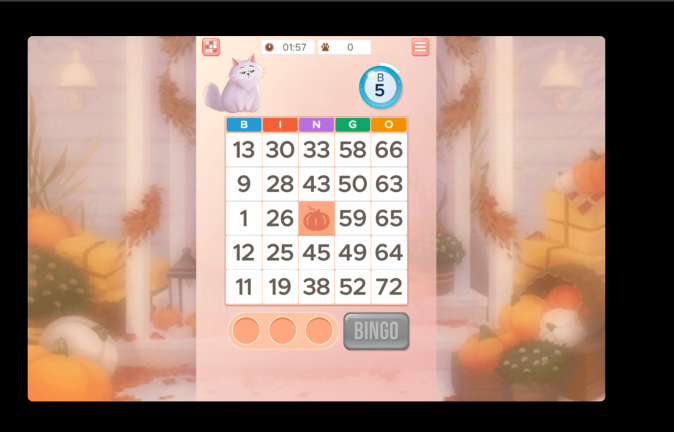
#> input picture image.png, 1347 x 863 px, found by its file name (shown at 1/2 size)
$ python probe4.py
#> lines starting #> are read from the running program, lines starting #| are printed output that depends on the picture; after the words box and inside, x2 and y2 are one past the last pixel; in counts of white or black regions, pixels touching at a corner belong together
import cv2, numpy as np

img = cv2.imread(r'D:\random works by gs\bingo helper\image.png')
#> img is the input picture: shape (863, 1347, 3); mean B, G, R 119.4, 132.1, 158.6
h, w = img.shape[:2]
#> h = 863; w = 1347
hsv = cv2.cvtColor(img, cv2.COLOR_BGR2HSV)
#> hsv: shape (863, 1347, 3); mean H, S, V 9.1, 49.8, 159.6
sat = (((hsv[:, :, 1] > 110) & (hsv[:, :, 2] > 70)) * 255).astype(np.uint8)
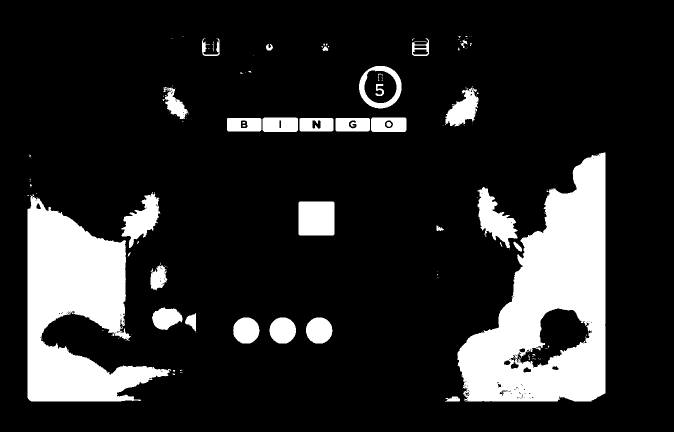
#> sat: shape (863, 1347) (shown at 1/2 size); 15.7% white; 137 white regions (105 under 20 px), largest, box (x1, y1, x2, y2) and area: (915, 305, 1211, 803) 80955, (55, 390, 342, 803) 60598, (597, 403, 669, 471) 4884
n, lab, st, ce = cv2.connectedComponentsWithStats(sat, 8)
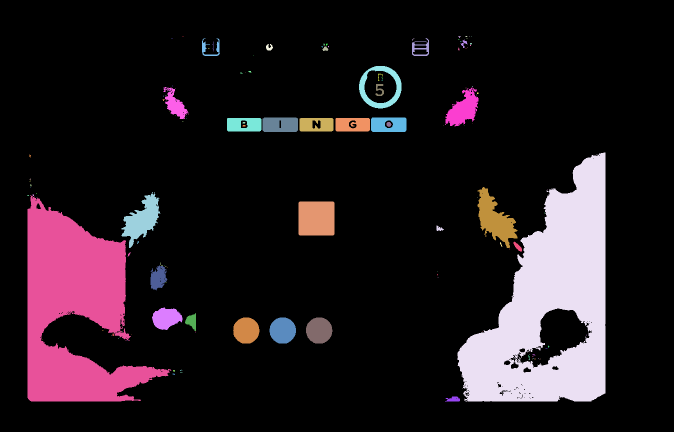
#> lab: shape (863, 1347) int32 (shown at 1/2 size); 138 distinct labels, from 0 to 137; one colour per label, 0 black
#> n = 138; st = 138 rows, first 6: [0, 0, 1347, 863, 979464], [365, 72, 2, 1, 2], [916, 72, 6, 4, 10], [931, 72, 4, 2, 7], [939, 73, 1, 1, 1], [943, 72, 1, 1, 1]; ce = 138 pairs, first value 55.8 to 1172, second value 72 to 798.3
comps = []
for i in range(1, n):
    x, y, ww, hh, area = st[i]
    if area > 500 and 15 < hh < 70 and ww > 40:
        comps.append((int(x), int(y), int(ww), int(hh), int(area)))
#> this loop made 137 passes
#> (x, y, ww, hh, area) on passes 8, 10, 13, 14, 19, 22, 29, 33, 36, 39, 41, 52: (404, 77, 36, 35, 409), (824, 76, 34, 36, 477), (921, 79, 14, 17, 85), (425, 83, 3, 20, 24), (532, 88, 14, 13, 115), (645, 93, 12, 9, 71), (718, 132, 85, 85, 2397), (756, 147, 10, 15, 32), (751, 168, 17, 24, 206), (327, 174, 50, 64, 1411), (890, 175, 68, 78, 2844), (525, 235, 71, 29, 1993)
#> after the loop, comps = 11 items, first 6: (327, 174, 50, 64, 1411), (525, 235, 71, 29, 1993), (742, 235, 71, 29, 1850), (454, 236, 69, 27, 1674), (599, 236, 68, 27, 1623), (671, 236, 69, 27, 1719)
print('header candidates:', comps)
#> (printed output is left out)

# group by y centre
comps.sort(key=lambda c: c[1] + c[3] / 2)
groups = []
for c in comps:
    yc = c[1] + c[3] / 2
    if groups and abs(yc - groups[-1][0]) < 12:
        groups[-1][1].append(c)
    else:
        groups.append([yc, [c]])
#> this loop made 11 passes
#> (c, yc) on passes 1 to 11: ((327, 174, 50, 64, 1411), 206), ((525, 235, 71, 29, 1993), 249.5), ((742, 235, 71, 29, 1850), 249.5), ((454, 236, 69, 27, 1674), 249.5), ((599, 236, 68, 27, 1623), 249.5), ((671, 236, 69, 27, 1719), 249.5), ((597, 403, 72, 68, 4884), 437), ((304, 615, 61, 45, 1904), 637.5), ((466, 635, 53, 52, 2180), 661), ((539, 635, 53, 52, 2191), 661), ((612, 635, 53, 52, 2189), 661)
#> after the loop, groups = 5 items
for yc, g in groups:
    x0 = min(c[0] for c in g); x1 = max(c[0] + c[2] for c in g)
    y0 = min(c[1] for c in g); y1 = max(c[1] + c[3] for c in g)
    print(f'group yc={yc:.0f} n={len(g)} span x{x0}-{x1} ({x1-x0}) y{y0}-{y1}')
#> this loop made 5 passes
#> (yc, g, x0, x1, y0, y1) on passes 1, 3, 4: (206, [(327, 174, 50, 64, 1411)], 327, 377, 174, 238), (437, [(597, 403, 72, 68, 4884)], 597, 669, 403, 471), (637.5, [(304, 615, 61, 45, 1904)], 304, 365, 615, 660)
#> (yc, x0, x1, y0, y1) on passes 2, 5: (249.5, 454, 813, 235, 264), (661, 466, 665, 635, 687)
#| group yc=206 n=1 span x327-377 (50) y174-238
#| group yc=250 n=5 span x454-813 (359) y235-264
#| group yc=437 n=1 span x597-669 (72) y403-471
#| group yc=638 n=1 span x304-365 (61) y615-660
#| group yc=661 n=3 span x466-665 (199) y635-687

# take the group with the widest span
yc, g = max(groups, key=lambda gg: max(c[0] + c[2] for c in gg[1]) - min(c[0] for c in gg[1]))
#> yc = 249.5; g = [(525, 235, 71, 29, 1993), (742, 235, 71, 29, 1850), (454, 236, 69, 27, 1674), (599, 236, 68, 27, 1623), (671, 236, 69, 27, 1719)]
hx0 = min(c[0] for c in g); hx1 = max(c[0] + c[2] for c in g)
#> after `hx0 = min((c[0] for c in g))`: hx0 = 454
#> after `hx1 = max((c[0] + c[2] for c in g))`: hx1 = 813
hy0 = min(c[1] for c in g); hy1 = max(c[1] + c[3] for c in g)
#> after `hy0 = min((c[1] for c in g))`: hy0 = 235
#> after `hy1 = max((c[1] + c[3] for c in g))`: hy1 = 264
print(f'\nchosen header: x{hx0}-{hx1} y{hy0}-{hy1}')
#| chosen header: x454-813 y235-264

gry = cv2.cvtColor(img, cv2.COLOR_BGR2GRAY)
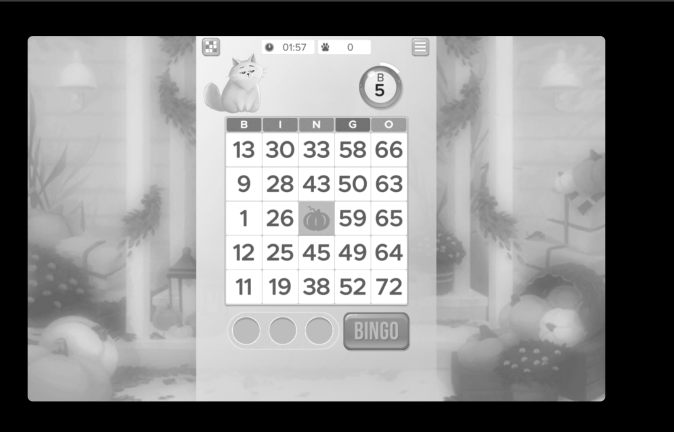
#> gry: shape (863, 1347) (shown at 1/2 size); min 0, max 255, mean 138.6
# row profile just below the header
rows = []
for y in range(hy1 - 2, min(h, hy1 + 450)):
    cnt = int((gry[y, hx0:hx1] < 215).sum())
    rows.append((y, cnt))
#> this loop made 452 passes
#> cnt on passes 1 to 3: 359, 359, 359
#> after the loop, rows = 452 pairs, first value 262 to 713, second value 0 to 359
# local maxima
peaks = []
for i in range(1, len(rows) - 1):
    y, c = rows[i]
    if c > 0.5 * (hx1 - hx0) and c >= rows[i - 1][1] and c >= rows[i + 1][1]:
        if peaks and y - peaks[-1][0] < 12:
            if c > peaks[-1][1]:
                peaks[-1] = (y, c)
        else:
            peaks.append((y, c))
#> this loop made 450 passes
#> after the loop, peaks = [(263, 359), (287, 215), (310, 218), (355, 183), (379, 188), (424, 213), (447, 213), (561, 195), (608, 359), (632, 334), (660, 341), (672, 336), (690, 336), (710, 348)]
print('\nrow peaks:', peaks[:20])
#| row peaks: [(263, 359), (287, 215), (310, 218), (355, 183), (379, 188), (424, 213), (447, 213), (561, 195), (608, 359), (632, 334), (660, 341), (672, 336), (690, 336), (710, 348)]

# column profile inside the grid band
if len(peaks) >= 2:
    gy0, gy1 = peaks[0][0], peaks[-1][0]
#> gy0 = 263; gy1 = 710
    cols = []
    for x in range(max(0, hx0 - 10), min(w, hx1 + 10)):
        cnt = int((gry[gy0:gy1, x] < 215).sum())
        cols.append((x, cnt))
#> this loop made 379 passes
#> cnt on passes 1 to 3: 0, 0, 0
#> after the loop, cols = 379 pairs, first value 444 to 822, second value 0 to 447
    vpeaks = []
    for i in range(1, len(cols) - 1):
        x, c = cols[i]
        if c > 0.5 * (gy1 - gy0) and c >= cols[i - 1][1] and c >= cols[i + 1][1]:
            if vpeaks and x - vpeaks[-1][0] < 12:
                if c > vpeaks[-1][1]:
                    vpeaks[-1] = (x, c)
            else:
                vpeaks.append((x, c))
#> this loop made 377 passes
#> c on passes 1 to 3: 0, 0, 24
    print('col peaks:', vpeaks)
#| col peaks: [(451, 362), (551, 230), (566, 227), (625, 294), (639, 257), (653, 283), (683, 224), (697, 234), (711, 231), (727, 241), (757, 236), (770, 226), (798, 248), (814, 447)]
